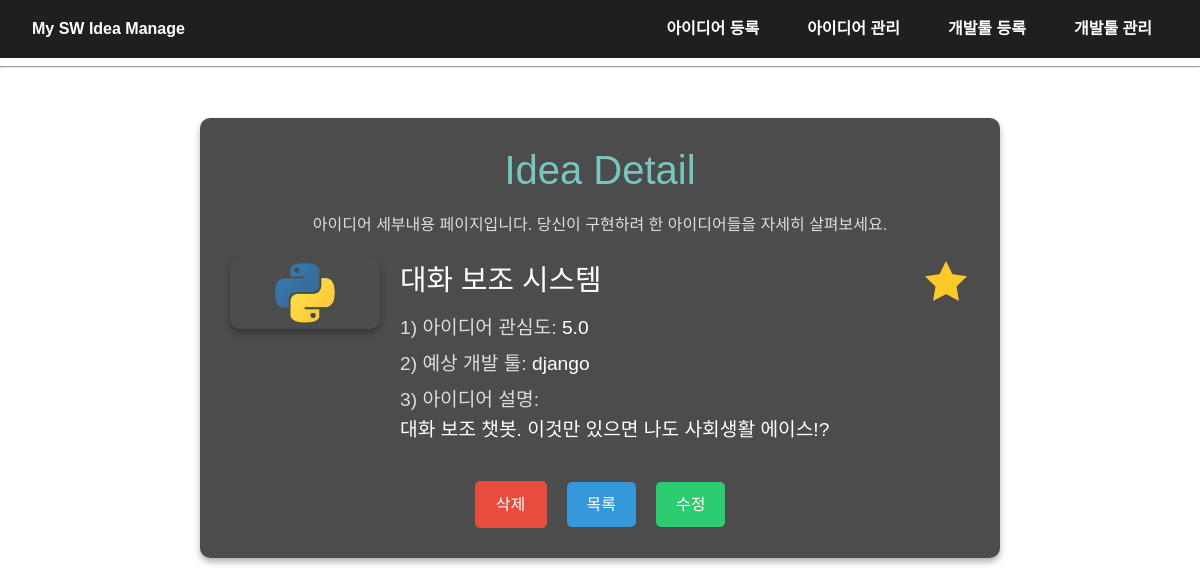
The app's page /detail/2 with its own data.
### ideas/models.py (models this page shows, shortened)
class Idea(models.Model):
    title = models.CharField(max_length=200)
    image = models.ImageField(upload_to='idea_images/', blank=True, null=True, help_text="이미지를 업로드하세요.")
    content = models.TextField()
    interest = models.DecimalField(max_digits=10, decimal_places=1)
    devtool = models.ForeignKey(Tool, on_delete=models.SET_NULL, null=True, blank=True, related_name="ideas")
    is_liked = models.BooleanField(default=False)

### tools/models.py (models this page shows)
class Tool(models.Model):
    name = models.CharField(max_length=200)
    type = models.TextField()
    content = models.TextField()
    def __str__(self):
        return self.name

### ideas/views.py (the view)
# urls.py: path('detail/<int:pk>', idea_detail, name='idea_detail' ),
def idea_detail(request, pk):
    idea = Idea.objects.get(id=pk)
    context = {
        'idea': idea
    }
    return render(request, 'detail.html', context)

### templates/detail.html (shortened to what this page needs)
{% extends 'base.html' %}
{% load static %}
{% block extra_css %}
<link rel="stylesheet" href="{% static 'detail.css' %}">
{% endblock %}
{% block content %}
<div class="detail-container">
    <section class="idea-detail-header">
        <h1>Idea Detail</h1>
        <p>아이디어 세부내용 페이지입니다. 당신이 구현하려 한 아이디어들을 자세히 살펴보세요.</p>
    </section>
    <div class="idea-detail-content">
        <div class="idea-image">
            {% if idea.image %}
                <img src="{{ idea.image.url }}" alt="{{ idea.title }} 이미지">
            {% else %}
                <img src="{% static 'ex_img.png' %}" alt="기본 이미지">
            {% endif %}
        </div>
        <div class="idea-info">
            <h2>{{ idea.title }}</h2>
            <p>1) 아이디어 관심도: <strong>{{ idea.interest }}</strong></p>
            <p>2) 예상 개발 툴:
                <strong>
                    <a href="{% url 'tools:tools_detail' idea.devtool.pk %}">{{ idea.devtool }}</a>
                </strong>
            </p>
            <p>3) 아이디어 설명: <br><strong>{{ idea.content }}</strong></p>
        </div>
        <button class="like-button" data-id="{{ idea.id }}">
            <img src="{% if idea.is_liked %}{% static 'img/채워진 별.png' %}{% else %}{% static 'img/빈 별.png' %}{% endif %}"
                alt="찜하기 버튼"
                class="star-icon">
        </button>
    </div>
    <div class="idea-actions">
        <form action="{% url 'ideas:idea_delete' idea.pk %}" method="post" class="btn-delete">
            <button type="submit">삭제</button>
        </form>
        <a class="btn-list"  href = "{% url 'ideas:main' %}" >목록</a>
        <a class="btn-edit" href="{% url 'ideas:idea_update' idea.pk %}">수정</a>
    </div>
</div>
{% endblock %}

### static/main.css (style rules this page uses)
body, h1, h2, h3, p, ul, li, a, div { margin: 0; padding: 0; box-sizing: border-box; }
body { background-color: #ffffff; font-family: Arial, sans-serif; color: #333; line-height: 1.6; }

### static/detail.css (style rules this page uses)
body { margin: 0; padding: 0; font-family: Arial, sans-serif; background-size: cover; color: #fff; }
.detail-container { max-width: 800px; margin: 50px auto; background: rgba(0, 0, 0, 0.7); padding: 20px 30px; border-radius: 10px; box-shadow: 0 4px 6px rgba(0, 0, 0, 0.3); }
.idea-detail-header h1 { font-size: 2.5em; text-align: center; color: #76c7c0; margin-bottom: 10px; }
.idea-detail-header p { text-align: center; margin-bottom: 20px; color: #ddd; }
.idea-detail-content { display: flex; align-items: flex-start; justify-content: space-between; margin-bottom: 20px; }
.idea-image img { max-width: 150px; border-radius: 10px; box-shadow: 0 4px 6px rgba(0, 0, 0, 0.3); }
.idea-info { flex: 1; margin-left: 20px; }
.idea-info h2 { font-size: 1.8em; margin-bottom: 10px; color: #fff; }
.idea-info p { font-size: 1.2em; margin: 5px 0; color: #ddd; }
.idea-info strong { color: #fff; }
.idea-actions { text-align: center; display: flex; justify-content: center; align-items: center; }
.idea-actions .btn-delete, .idea-actions .btn-list, .idea-actions .btn-edit { padding: 10px 20px; margin: 10px; border: none; border-radius: 5px; font-size: 1em; cursor: pointer; transition: background 0.3s; }
.btn-delete { background: #e74c3c; width: 72px; }
.btn-delete button { color: #fff; font-size: 1em; }
.btn-list { background: #3498db; color: #fff; }
.btn-edit { background: #2ecc71; color: #fff; }

### records on screen
Idea: image (picture), title "대화 보조 시스템", interest "5.0", devtool "django", content "대화 보조 챗봇. 이것만 있으면 나도 사회생활 에이스!?"
